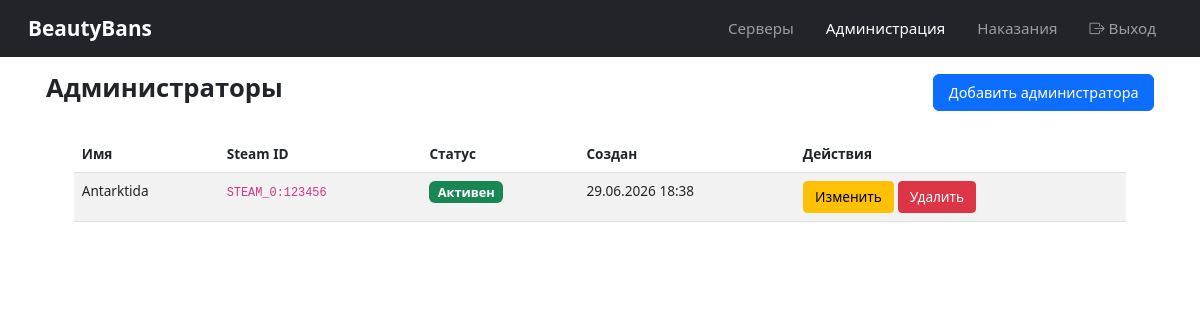
/admins/admins/ (signed in), run on the app's committed database.
### admins/models.py (models this page shows, shortened)
class Admin(models.Model):
    steam_id = models.CharField(max_length=64, unique=True)
    name = models.CharField(max_length=64)
    is_active = models.BooleanField(default=True)
    created_at = models.DateTimeField(auto_now_add=True)
    class Meta:
        verbose_name = 'Admin'
        verbose_name_plural = 'Admins'

### admins/views.py (the view)
# urls.py: path('admins/', views.admins_list, name='admins_list'),
@login_required
def admins_list(request):
    admins = Admin.objects.all().order_by('-created_at')
    return render(request, 'admins/admins_list.html', {'admins': admins})

### admins/templates/admins/admins_list.html (shortened to what this page needs)
{% extends 'base.html' %}
{% block content %}
<div class="d-flex justify-content-between align-items-center mb-4">
    <h1>Администраторы</h1>
    <a href="{% url 'admins:admin_add' %}" class="btn btn-primary">Добавить администратора</a>
</div>
{% if admins %}
<div class="table-responsive">
    <table class="table table-striped">
        <thead>
            <tr>
                <th>Имя</th>
                <th>Steam ID</th>
                <th>Статус</th>
                <th>Создан</th>
                <th>Действия</th>
            </tr>
        </thead>
        <tbody>
            {% for admin in admins %}
            <tr>
                <td>{{ admin.name }}</td>
                <td><code>{{ admin.steam_id }}</code></td>
                <td>
                    {% if admin.is_active %}
                    <span class="badge bg-success">Активен</span>
                    {% else %}
                    <span class="badge bg-secondary">Неактивен</span>
                    {% endif %}
                </td>
                <td>{{ admin.created_at|date:"d.m.Y H:i" }}</td>
                <td>
                    <a href="{% url 'admins:admin_edit' admin.pk %}" class="btn btn-sm btn-warning">Изменить</a>
                    <a href="{% url 'admins:admin_delete' admin.pk %}" class="btn btn-sm btn-danger">Удалить</a>
                </td>
            </tr>
            {% endfor %}
        </tbody>
    </table>
</div>
{% else %}
<div class="alert alert-info">
    Администраторов пока нет. <a href="{% url 'admins:admin_add' %}">Добавить первого администратора</a>
</div>
{% endif %}
{% endblock %}

### templates/base.html (style rules this page uses)
body { font-size: 14px; }
.btn { font-size: 0.9rem; padding: 0.4rem 0.9rem; }
.btn-sm { font-size: 0.85rem; padding: 0.3rem 0.7rem; }
.table { font-size: 0.85rem; width: 95% !important; margin: 0 auto; }
.table-responsive { overflow-x: auto; }
h1 { font-size: 1.6rem; font-weight: 600; text-align: center; }
.badge { font-size: 0.8rem; }

### data on the page
Admin: name "Antarktida", steam_id "STEAM_0:123456", is_active "Активен", created_at "29.06.2026 18:38"
